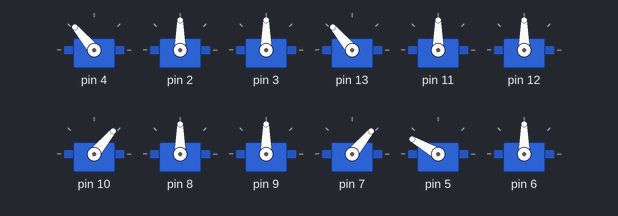
This sketch was run on a simulated Arduino Uno, built with avr-gcc and run on an emulated ATmega328P. Shown: 12 × servo. What the sketch prints to the serial monitor is not drawn.

Above: at 7.05 s.
At 7.5 s:
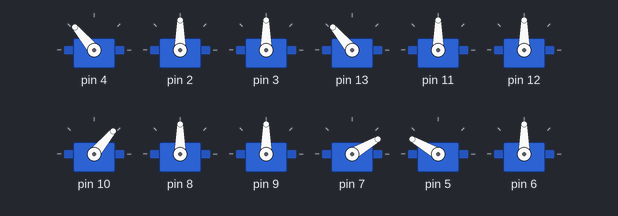
At 7.95 s:
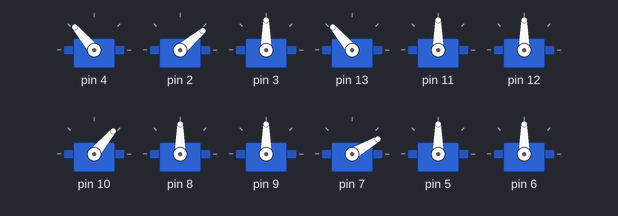
At 8.9 s:
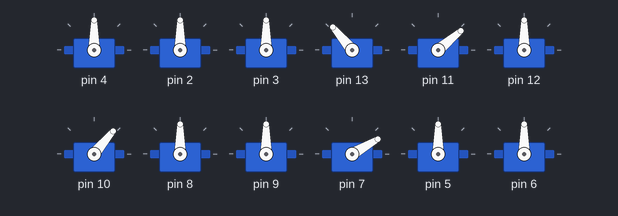
At 9.85 s:
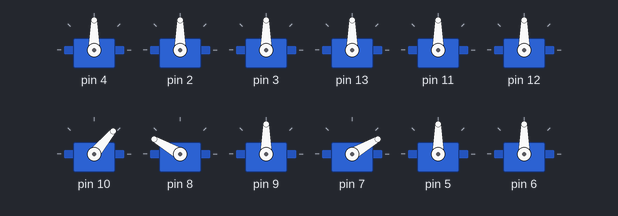
At 10.8 s:
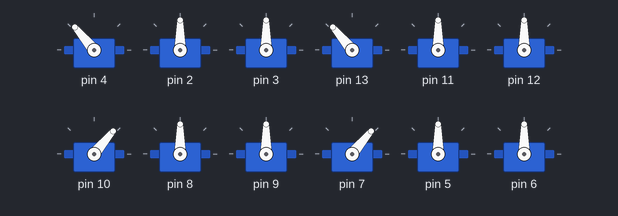
Timing chart, 0 to 15.7 s (numbered marks = the images above):
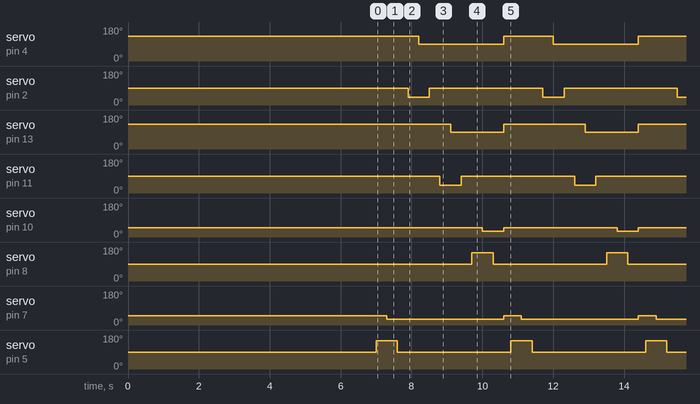

Measured:
- by itself, servo on pin 4: alternates 130° for 1.4 s and 90° for 2.4 s
- by itself, servo on pin 2, servo on pin 11: alternates 90° for 3.2 s and 40° for 0.60 s
- by itself, servo on pin 13: alternates 130° for 2.3 s and 90° for 1.5 s
- by itself, servo on pin 10: alternates 50° for 3.2 s and 30° for 0.60 s
- by itself, servo on pin 8, servo on pin 5: alternates 150° for 0.60 s and 90° for 3.2 s
- by itself, servo on pin 7: alternates 50° for 0.50 s and 30° for 3.3 s

The sketch:

arana_v1.ino
```cpp
#include "Pata.h"
#include <Servo.h>

 // (hombro, codo, mano)
Pata izqAdelante, izqAtras, derAdelante, derAtras;

void setup()
{
  Serial.begin(9600);

  derAdelante.init(4, 2, 3);
  derAdelante.posInicial(130, 90, 90);
  derAdelante.setPosesHombro(170, 90); // primero:160,70
  derAdelante.setPosesCodoManoArriba(40, 150);
  derAdelante.setPosesCodoManoAbajo(90, 120);

  izqAtras.init(13, 11, 12);
  izqAtras.posInicial(130, 90, 90);
  izqAtras.setPosesHombro(170, 90); // primero:160,70
  izqAtras.setPosesCodoManoArriba(40, 150);
  izqAtras.setPosesCodoManoAbajo(90, 120);

  //_____________________________________________________

  izqAdelante.init(10, 8, 9);
  izqAdelante.posInicial(50, 90, 90);
  izqAdelante.setPosesHombro(30, 90); // primero:20,100
  izqAdelante.setPosesCodoManoArriba(150, 40);
  izqAdelante.setPosesCodoManoAbajo(90, 90);

  derAtras.init(7, 5, 6);
  derAtras.posInicial(50, 90, 90);
  derAtras.setPosesHombro(30, 90); // primero:20,100
  derAtras.setPosesCodoManoArriba(150, 40);
  derAtras.setPosesCodoManoAbajo(90, 90);

  delay(1000);

  Serial.println("fin de setup");

  //PARARSE:
  /*
  derAdelante.abajo();
  izqAtras.abajo();
  izqAdelante.abajo();
  derAtras.abajo();
*/
  /*
  derAdelante.arriba();
  izqAtras.arriba();
  izqAdelante.arriba();
  derAtras.arriba();
  */
}

void loop()
{

  //avanzar(200);
  //retroceder(200);
  //girarIzq(200);
  girarDer(200);
}

void avanzar(int tiempoEntrePasos){

  //CAMINANDO

  izqAtras.pasoContraDireccion();
  izqAdelante.pasoEnSuDireccion();

  derAdelante.avance();
  derAtras.avance();
  izqAdelante.avance();
  izqAtras.avance();

  delay(tiempoEntrePasos);

  derAtras.pasoContraDireccion();
  derAdelante.pasoEnSuDireccion();

  derAdelante.avance();
  derAtras.avance();
  izqAdelante.avance();
  izqAtras.avance();

  delay(tiempoEntrePasos);
}

void retroceder(int tiempoEntrePasos){


  izqAdelante.pasoContraDireccion();
  izqAtras.pasoEnSuDireccion();

  derAdelante.avance();
  derAtras.avance();
  izqAdelante.avance();
  izqAtras.avance();

  delay(tiempoEntrePasos);


  derAdelante.pasoContraDireccion();
  derAtras.pasoEnSuDireccion();

  derAdelante.avance();
  derAtras.avance();
  izqAdelante.avance();
  izqAtras.avance();

    delay(tiempoEntrePasos);

}


void girarIzq(int tiempoEntrePasos){
  izqAdelante.pasoContraDireccion();
  izqAtras.pasoEnSuDireccion();


  derAtras.pasoContraDireccion();
  derAdelante.pasoEnSuDireccion();

   derAdelante.avance();
  derAtras.avance();
  izqAdelante.avance();
  izqAtras.avance();

  delay(tiempoEntrePasos);
}

void girarDer(int tiempoEntrePasos){

  derAtras.pasoEnSuDireccion();
  derAdelante.pasoContraDireccion();

  izqAtras.pasoContraDireccion();
  izqAdelante.pasoEnSuDireccion();

  derAdelante.avance();
  derAtras.avance();
  izqAdelante.avance();
  izqAtras.avance();

  delay(tiempoEntrePasos);
}
```

Pata.h
```cpp
//#include <Arduino.h>
#include <Servo.h>

class Pata
{
private:
  // pines para los servos:
  int hombro = 0, codo = 1, mano = 2;
  int delayEntreServos = 300;
  int delayEntrePosiciones = 300;

  int hombro_pos_ini,codo_pos_ini,mano_pos_ini;

  int pos_hombro_adelante, pos_hombro_atras;
  int pos_codo_arriba,pos_mano_arriba;
  int pos_codo_abajo, pos_mano_abajo;

  Servo servo[3];
  void brazoCodoArriba()
  {
    //moverServo(mano, pos_mano_arriba,true);
    moverServo(codo, pos_codo_arriba,true);
  }

  void brazoCodoAbajo()
  {
    //moverServo(mano, pos_mano_abajo, true);
    moverServo(codo, pos_codo_abajo, true);
  }

  void moverServo(int servo_num, int pos, boolean con_delay) // TO DO: cuando un servo no llega a su posición se calienta la fuente, corregir esto
  {
    do
    {
      servo[servo_num].write(pos);
      //Serial.println("dentro de mover servo");
      if(con_delay){
      delay(delayEntreServos);
      }
    } while (!verificarPosicion(servo_num, pos));
  }

public:

  void setPosesCodoManoArriba(int pos_codo_arriba, int pos_mano_arriba){
    this->pos_codo_arriba=pos_codo_arriba;
    this->pos_mano_arriba=pos_mano_arriba;
  }

  void setPosesCodoManoAbajo(int pos_codo_abajo, int pos_mano_abajo){
    this->pos_codo_abajo = pos_codo_abajo;
    this->pos_mano_abajo = pos_mano_abajo;
  }

  // Función que enlaza los objetos servos con el pin correspondiente
  void init(int hombro_init, int codo_init, int mano_init)
  {
    servo[0].attach(hombro_init); // hombro 4
    servo[1].attach(codo_init);   // codo 2
    servo[2].attach(mano_init);   // mano 3
  }

  void posInicial()
  {
    moverServo(hombro, hombro_pos_ini, true); // hombro 4
    moverServo(codo, codo_pos_ini, true);     // codo 2
    moverServo(mano, mano_pos_ini, true);     // mano 3
    delay(delayEntrePosiciones * 2);
  }

  void posInicial(int hombro_pos_ini, int codo_pos_ini, int mano_pos_ini)
  {
    this->hombro_pos_ini = hombro_pos_ini;
    this->codo_pos_ini = codo_pos_ini;
    this->mano_pos_ini = mano_pos_ini;

    moverServo(hombro, hombro_pos_ini, true); // hombro 4
    delay(delayEntreServos/2);
    moverServo(codo, codo_pos_ini, true); // codo 2
    delay(delayEntreServos/2);
    moverServo(mano, mano_pos_ini, true); // mano 3
    delay(delayEntrePosiciones);

  }

  void setPosesHombro(int pos_hombro_adelante, int pos_hombro_atras){
    this->pos_hombro_adelante = pos_hombro_adelante;
    this->pos_hombro_atras = pos_hombro_atras;
  }

  void posAtras(boolean intermedio)
  {
    // paso intermedio atras
    if (intermedio)
    {
      brazoCodoArriba();
    }
    // paso final atras
    moverServo(hombro, pos_hombro_atras, true);
    brazoCodoAbajo();
  }

  void posAdelante(boolean intermedio)
  {
    // paso intermedio delante
    if (intermedio)
    {
      brazoCodoArriba();
    }
    // paso final delante
    moverServo(hombro, pos_hombro_adelante, true);
    brazoCodoAbajo();
  }

  void pasoEnSuDireccion()
  {
    posAdelante(true);
    //delay(delayEntrePosiciones);
  }

  void pasoContraDireccion()
  {
    posAtras(true);
    //delay(delayEntrePosiciones);
  }

  boolean verificarPosicion(int servo_num, int pos_deseada)
  {
    if (servo[servo_num].read() >= pos_deseada * 0.95 && servo[servo_num].read() <= pos_deseada * 1.05)
    {
      return true;
    }
    else
    {
      return false;
    }
  }

  void avance(){
    moverServo(hombro,hombro_pos_ini, false);
  }

  void abajo(){
    moverServo(codo,180, false);
    moverServo(mano,170, false);
    //delay(200);

  }
  void arriba(){
    posInicial();
  }

};
```
